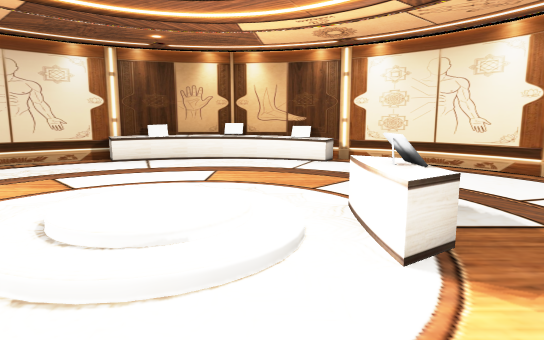
View 1 (above)

12 first-person views from a walk through a scene from a Unity 3-D project. The camera is 1.4 m above the floor, tilts 8° down and sees 75° across. The floor is counted in squares, 1 m on a side. Each view is taken from the middle of a square. On the plan, view 1 faces up. The plan holds only what a view shows up to about 15 squares ahead; the rest is blank. The player is left out. Some surface patterns are stand-ins.

View 2
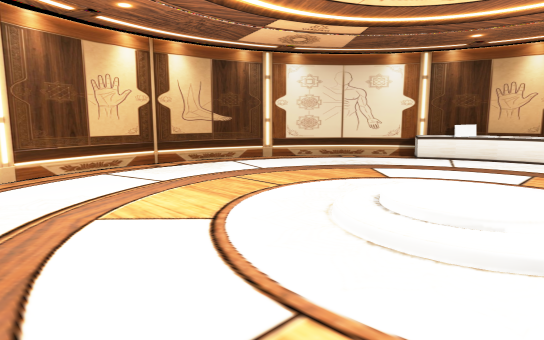

View 3
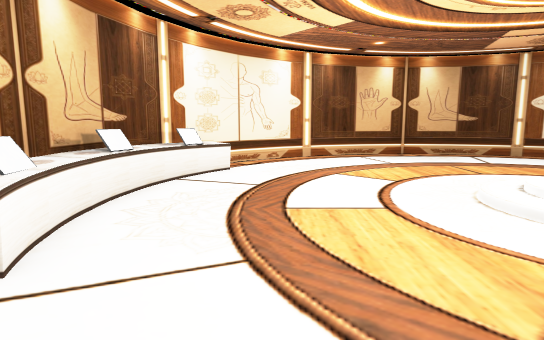

View 4
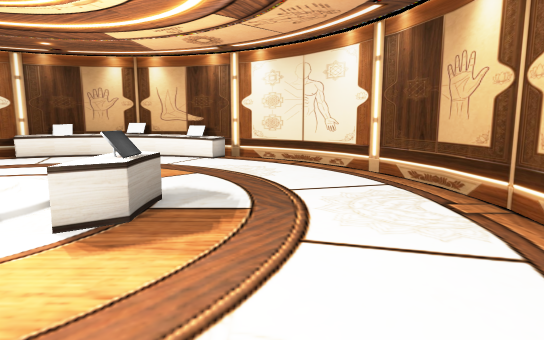

View 5
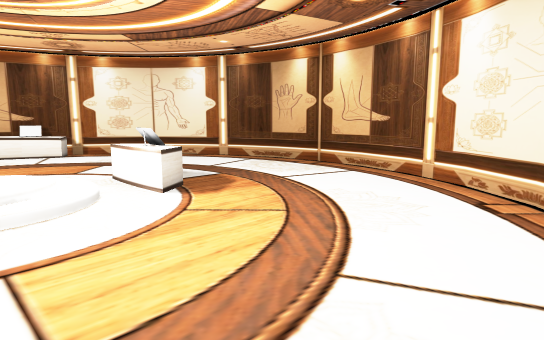

View 6
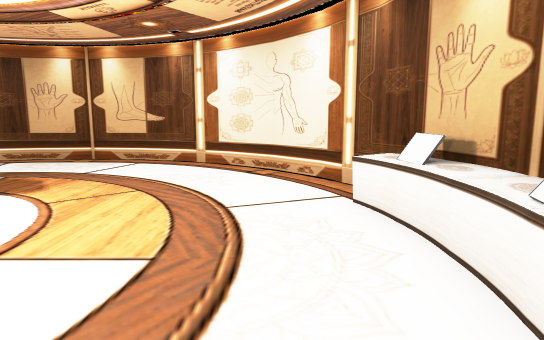

View 7
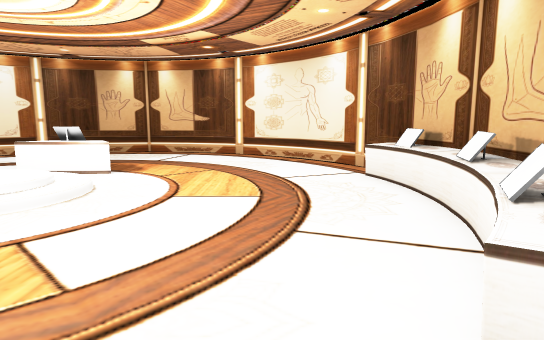

View 8
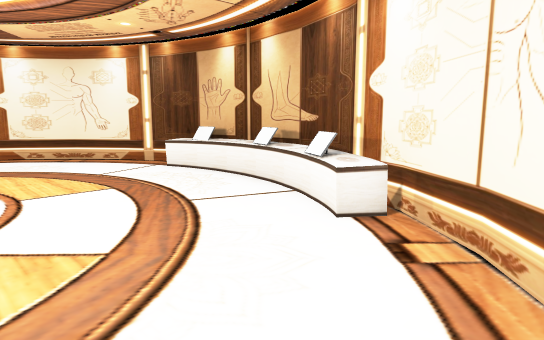

View 9
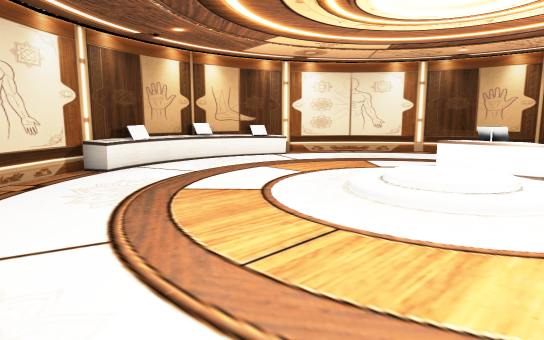

View 10
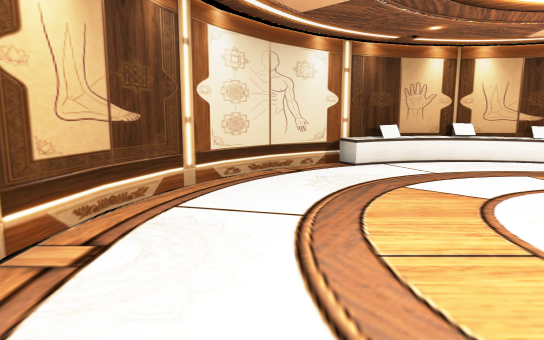

View 11
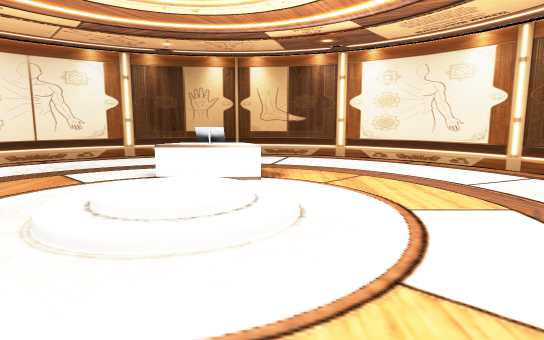

View 12
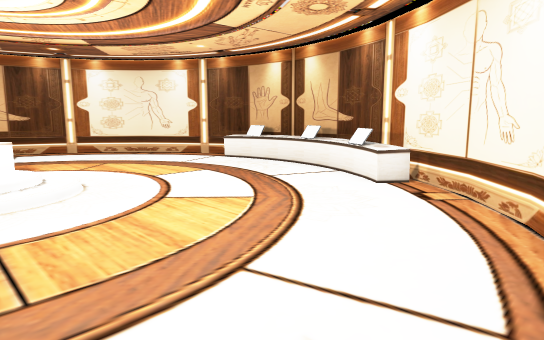

### Floor plan
Key: @ floor where view 1 was taken; # wall or solid block; . main floor; : floor 0.25 m higher than the main floor; / step, stairs or slope; = window, fence, low wall or low ledge; ^ raised ledge; O other object.
Columns run from 11 left of view 1 to 8 right of it. Each row starts with its distance up from view 1.
 14        ######
 13     ##^#^^^^#^##
 12    ##.^.....=^.##
 11   ##............##
 10  ##..............##
  9  #................#
  8  #................#
  7 ##................##
  6 #.......////O......#
  5 #......./:::OO.....#
  4 #......./:::OO.....#
  3 #.......////O......#
  2 ##................##
  1  #................#
  0  #.........@......#
 -1  ##..............##
 -2   ##.=..........##
 -3    ##^^=....=..##
 -4      #^^#^^#####
 -5        #####

Positions as (right, up) in squares from view 1, and headings:
1: (0, 0), facing up
2: (0, -1), facing up-left
3: (4, -1), facing left
4: (4, -1), facing up
5: (-2, -3), facing up-right
6: (-5, -2), facing right
7: (-8, -1), facing right
8: (-9, 2), facing down-right
9: (-9, 2), facing up-right
10: (-8, 1), facing up
11: (-7, 3), facing right
12: (-10, 5), facing down-right
